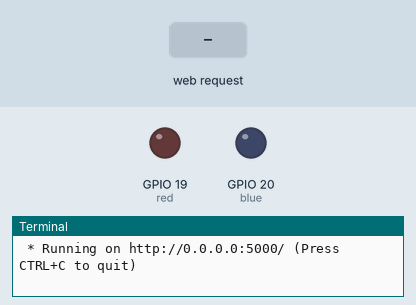
This program was run on a simulated Raspberry Pi (BCM pin numbers). Shown: output pins drawn as LEDs (lit = HIGH), the last lines printed to the terminal. Inputs (shaded band) come from the test bench. The clock reads 2024-03-15 10:24:30 at power-on unless the program sets it.

Above: at 1.2 s.
1.3 s: HTTP request for /led/red/on received
At 2.5 s:
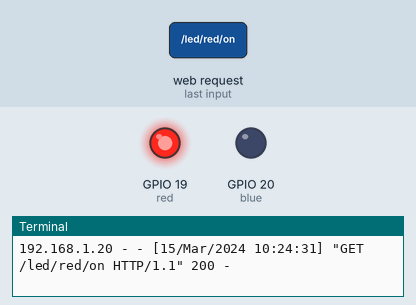
2.8 s: HTTP request for /led/blue/on received
At 3.8 s:
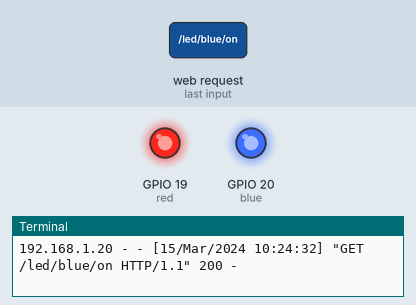
4.3 s: HTTP request for /led/red/off received
At 5.0 s:
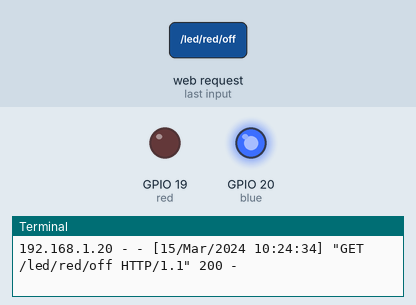
Timing chart, 0 to 7.3 s (numbered marks = the images above; inputs shaded):
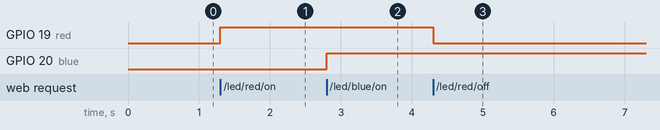

The program:

flask_led_task2.py
```python
from flask import Flask, render_template
import RPi.GPIO as GPIO

red = 19
blue = 20

GPIO.setwarnings(False)
GPIO.setmode(GPIO.BCM)
GPIO.setup(red, GPIO.OUT)
GPIO.setup(blue, GPIO.OUT)


app = Flask(__name__)

@app.route("/")
def hello():
    return render_template("led2.html")

@app.route("/led/<color>/<op>")
def led_color_op(color, op):
    if color == "red":
      if op == "on":
         GPIO.output(red, GPIO.HIGH)
         return "RED LED ON"
      elif op == "off":
         GPIO.output(red, GPIO.LOW)
         return "RED LED OFF"

    elif color == "blue":
      if op == "on":
         GPIO.output(blue, GPIO.HIGH)
         return "BLUE LED ON"
      elif op == "off":
         GPIO.output(blue, GPIO.LOW)
         return "BLUE LED OFF"

    else:
      return "ERROR"


if __name__ == "__main__":
    try:
      app.run(host="0.0.0.0")
    finally:
      GPIO.cleanup()
```

Measured:
- after the input at 1.3 s, GPIO 19 (red): LOW → HIGH at once
- after the input at 2.8 s, GPIO 20 (blue): LOW → HIGH at once
- after the input at 4.3 s, GPIO 19 (red): HIGH → LOW at once
